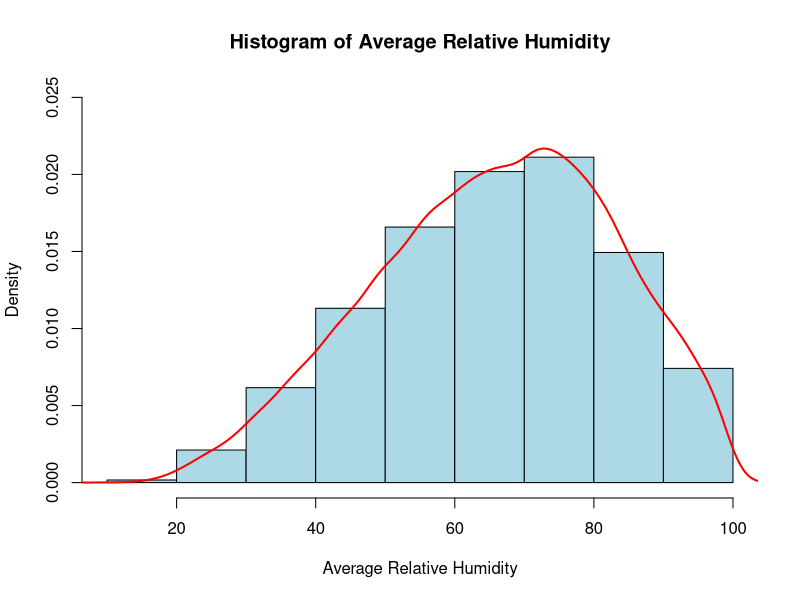
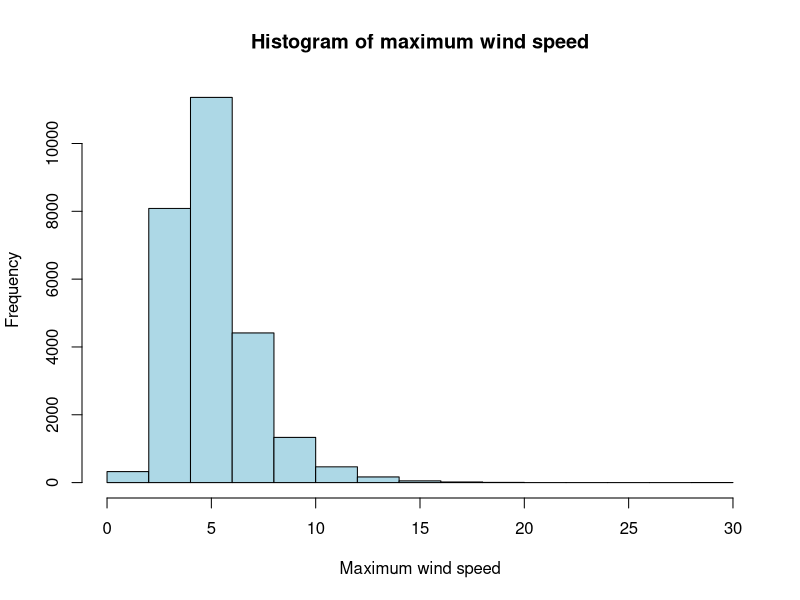
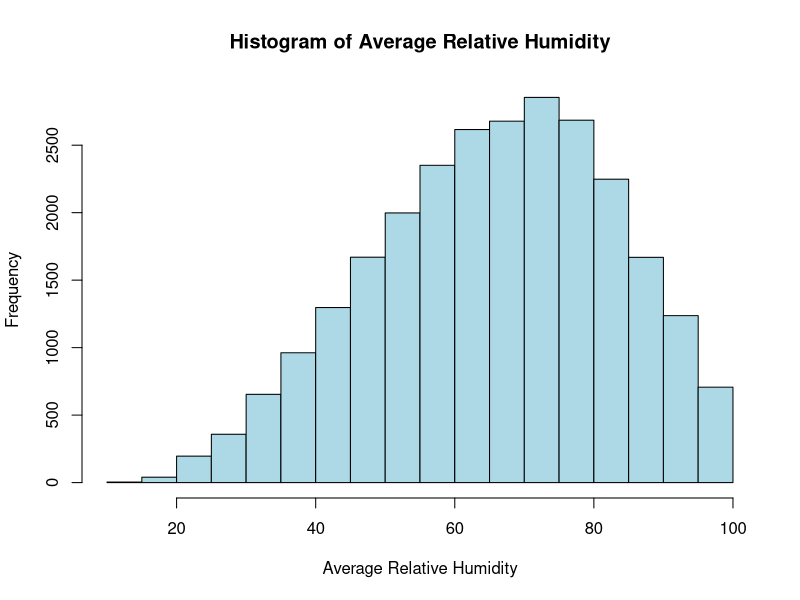
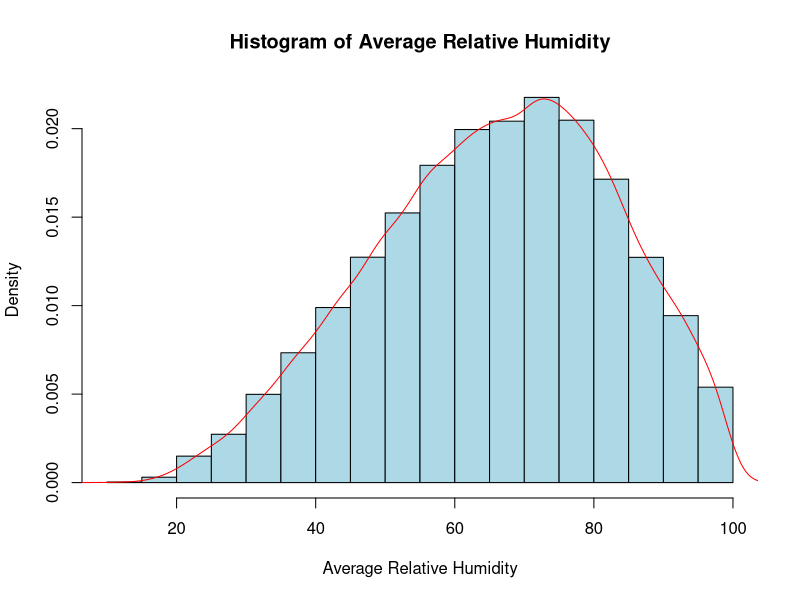
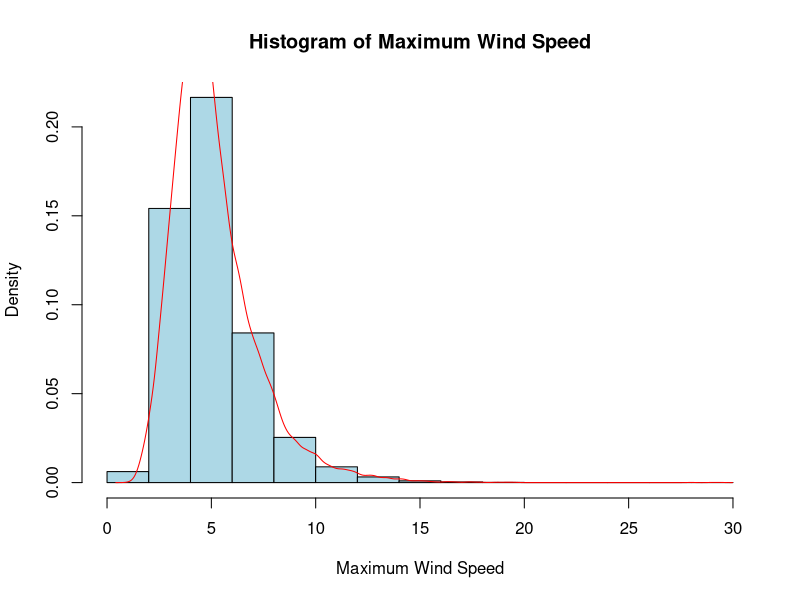
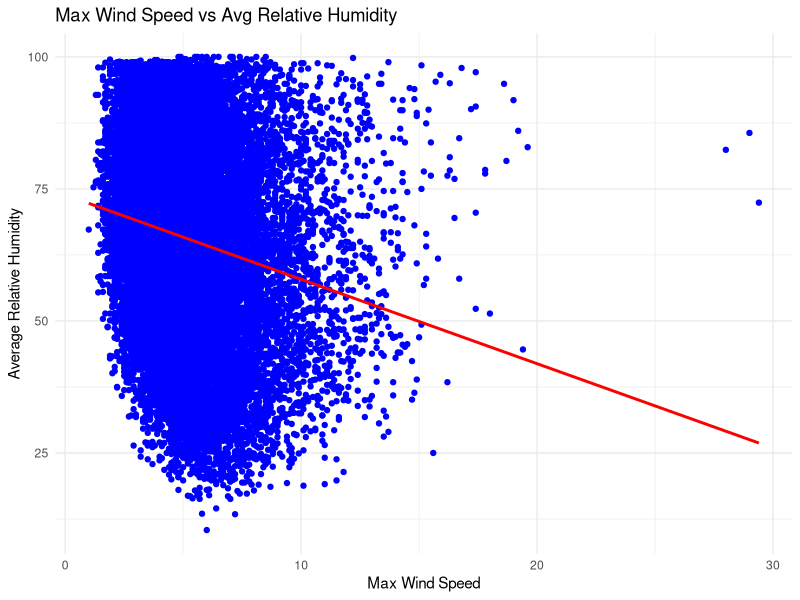

Write R code to recreate these figures, in order.
# Load the Data
data <- read.csv("Weather.csv", header = TRUE, sep = ",")
# View the first few rows
head(data)
# Check the structure and types of each column
str(data)
# Get a summary of each column
summary(data) 
# Check for missing values in each column
colSums(is.na(data))
# Remove rows with missing values
data <- na.omit(data)
# Remove Duplicates
data <- data[!duplicated(data), ]
# Convert all names to lowercase
names(data) <- tolower(names(data)) 
# Replace spaces with underscores
names(data) <- gsub(" ", "_", names(data))  
write.csv(data, "cleaned_data.csv", row.names = FALSE)
# Set the file path where you want to save the plot
png("max_wind_speed_histogram plot.png")
#Plot histogram fo max_wind_speed
hist(data$max_wind_speed, main= 'Histogram of maximum wind speed', xlab= 'Maximum wind speed', col= 'lightblue', border='black')
# Close the graphic device to save the plot
dev.off()
# Set the file path where you want to save the plot
png("max_wind_speed_histogram plot.png")
#Plot histogram fo Average_Relative_Humidity
hist(data$avg_relative_humidity, main = "Histogram of Average Relative Humidity", xlab = "Average Relative Humidity", col = "lightblue", border = "black")
# Close the graphic device to save the plot
dev.off()
# Plot the histogram with a density curve
hist(data$avg_relative_humidity, 
     breaks = 10, 
     freq = FALSE,  # Show density instead of frequency
     col = "lightblue", 
     border = "black", 
     main = "Histogram of Average Relative Humidity", 
     xlab = "Average Relative Humidity", 
     ylim = c(0, 0.025))  # Adjust y-axis for density curve if needed

# Add the density curve
lines(density(data$avg_relative_humidity), 
      col = "red", 
      lwd = 2)  # Line width
# Close the graphic device to save the plot
dev.off()
# Set the file path where you want to save the plot
png("avg_relative_humidity plot.png")
# Plot the histogram with density for avg_relative_humidity
hist(data$avg_relative_humidity, 
  probability = TRUE,               # Convert frequency to density
  main = "Histogram of Average Relative Humidity", 
  xlab = "Average Relative Humidity", 
  col = "lightblue", 
  border = "black")
# Add a density curve
lines(density(data$avg_relative_humidity, na.rm = TRUE), col = "red")
# Close the graphic device to save the plot
dev.off()

# Set the file path where you want to save the plot
png("max_wind_speed.png")
# Plot the histogram with density for max_wind_speed
hist(data$max_wind_speed, 
     probability = TRUE,              # Convert frequency to density
     main = "Histogram of Maximum Wind Speed", 
     xlab = "Maximum Wind Speed",
     col = "lightblue", 
     border = "black")
# Add a density curve
lines(density(data$max_wind_speed, na.rm = TRUE), col = "red")
# Close the graphic device to save the plot
dev.off()
install.packages("ggplot2")
library(ggplot2)
# Fit the linear model for avg_relative_humidity as a function of max_wind_speed
model <- lm(avg_relative_humidity ~ max_wind_speed, data = data)
# Create the scatter plot with the regression line
plot <- ggplot(data, aes(x = max_wind_speed, y = avg_relative_humidity)) +
  geom_point(color = "blue") +  # Scatter plot of data points
  geom_smooth(method = "lm", color = "red", se = FALSE) +  # Add linear regression line
  ggtitle("Max Wind Speed vs Avg Relative Humidity") + 
  xlab("Max Wind Speed") + 
  ylab("Average Relative Humidity") +
  theme_minimal()
# Save the plot as a PNG file
ggsave("linear_regression_plot.png", plot = plot, width = 8, height = 6)
# Pearson's correlation test between avg_relative_humidity and max_wind_speed
cor.test(data$avg_relative_humidity, data$max_wind_speed, method = "pearson")
#end
